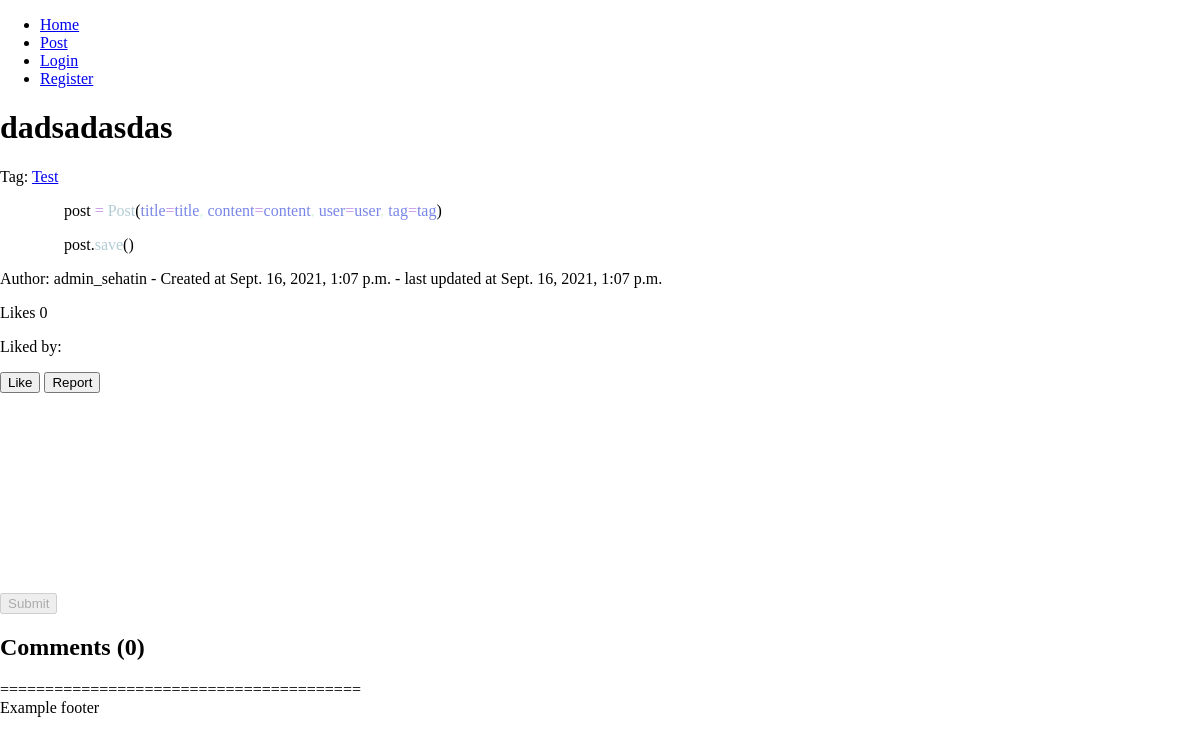
Page /post/9/dadsadasdas on the earlier database version.
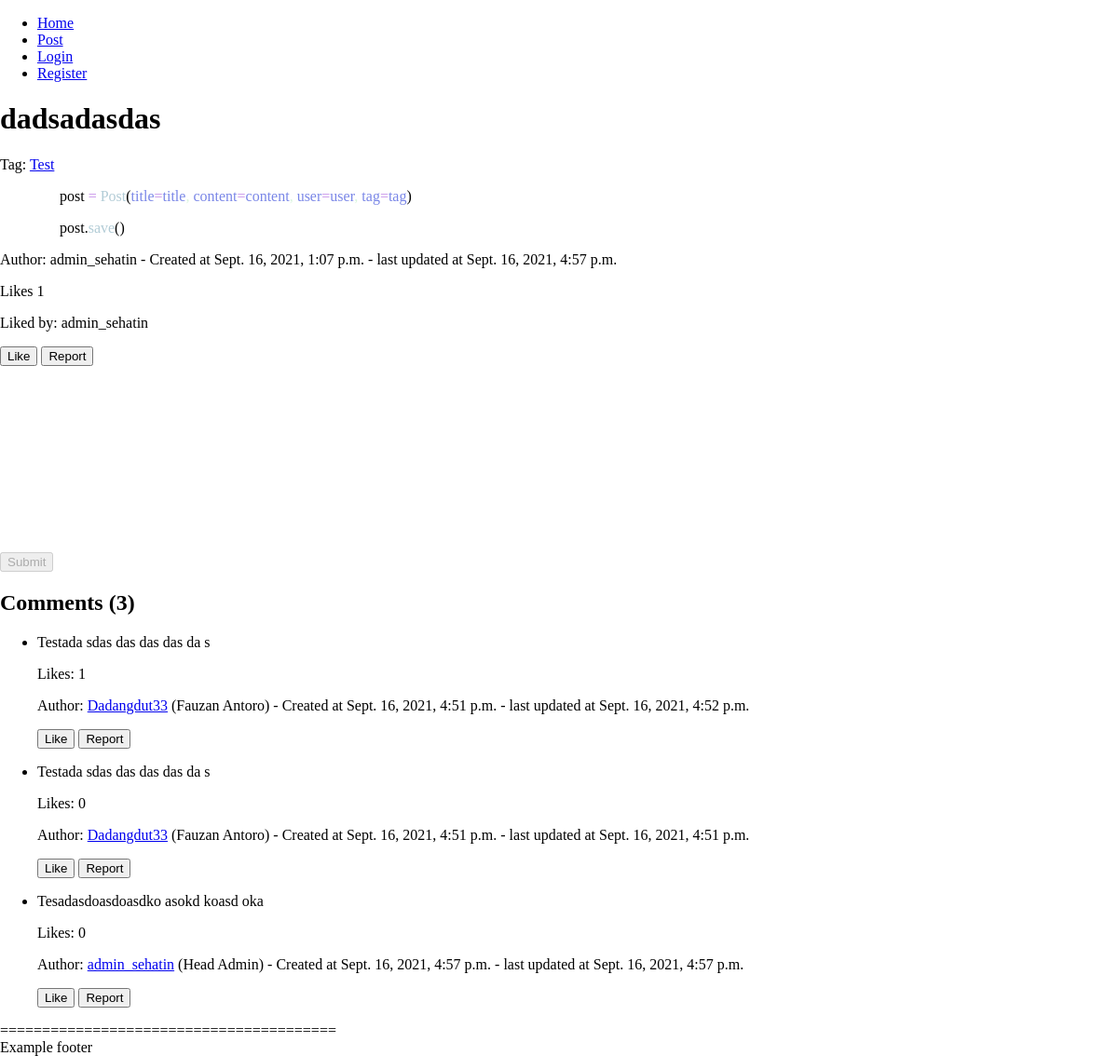
Same page on the later database version.
### sehat_in_webproject/models.py (models this page shows)
class Post(models.Model): # Post
    id = models.AutoField(primary_key=True)
    title = models.CharField(max_length=200)
    content = models.TextField()
    tag = models.ForeignKey(Tag, on_delete=models.CASCADE, null=True)
    created_at = models.DateTimeField(auto_now_add=True)
    updated_at = models.DateTimeField(auto_now=True)
    user = models.ForeignKey(User, on_delete=models.SET_NULL, null=True)
    likes = models.IntegerField(default=0)
    comments = models.IntegerField(default=0)
    post_Type = models.CharField(max_length=50, default='forum')

class Tag(models.Model): # Tag of a post, will be generated by admin only
    name = models.CharField(max_length=50)
    adminOnly = models.BooleanField(default=False)

class Like(models.Model): # Post/comment like
    user = models.ForeignKey(User, on_delete=models.SET_NULL, null=True)
    post = models.ForeignKey(Post, on_delete=models.CASCADE)
    comment = models.ForeignKey(Comment, on_delete=models.CASCADE, null=True)

class Comment(models.Model): # Comment of a post
    id = models.AutoField(primary_key=True)
    content = models.TextField()
    created_at = models.DateTimeField(auto_now_add=True)
    updated_at = models.DateTimeField(auto_now=True)
    post = models.ForeignKey(Post, on_delete=models.CASCADE)
    user = models.ForeignKey(User, on_delete=models.SET_NULL, null=True)
    likes = models.IntegerField(default=0)

### sehat_in_webproject/views.py (the view)
# urls.py: path('post/<str:id>/<str:title>', views.post_Url, name='post'), # Vanity url
def post_Url(request, id, title):
    if id is not None and title is not None:
        post = Post.objects.get(id=id)
        if title.replace('-', ' ') != post.title:
            return redirect('/post/' + str(post.id) + '/' + post.title.replace(' ', '-'))
        if post is not None:
            comments = Comment.objects.filter(post=post).order_by('created_at') # oldest to newest
            likes = Like.objects.filter(post=post)
            return render(request, 'post/postview.html', {'post': post, 'comments': comments, 'likes': likes})
        else:
            raise Http404
    else:
        raise Http404

### templates/post/postview.html (shortened to what this page needs)
<!DOCTYPE html>
{% load static %}
<html lang="en">
<head>
    <link rel="stylesheet" type="text/css" href="{% static 'css/style.css' %}">
    <link href="https://cdn.quilljs.com/1.3.6/quill.snow.css" rel="stylesheet">
</head>
<body>
    {% include 'templates/header.html' %}
    <div class="post">
        <h1>{{ post.title }}</a></h1>
        <p>Tag: <a href="/post/tag/{{ post.tag.name }}">{{ post.tag.name }}</a></p>
        {% autoescape off %}
        {{ post.content }}
        {% endautoescape %}
        <p> Author: {% if post.user == null %}deleted{% else %}{{ post.user }}{% endif %} - Created at {{ post.created_at }} - last updated at {{ post.updated_at }}</p>
        <p>Likes <span id="post-like-count">{{ likes|length }}</span></p>
        <p>Liked by:
            <span id="post-liker">
            {% for user in likes %}
            {{ user.user }}
            {% endfor %}
            </span>
        </p>
        <button class="button like" onclick="likePost('{{ user.is_authenticated }}', '{{ post.id }}', '{{ post.title }}', '{{ csrf_token }}')">Like</button>
        {% if post.user.id == user.id %}
            <button class="button edit" onclick="editPost('{{ user.is_authenticated }}', '{{ post.id }}', '{{ post.title }}')">Edit</button>
            <button class="button delete" onclick="deletePost('{{ user.is_authenticated }}', '{{ post.id }}', '{{ post.title }}', '{{ csrf_token }}', 'user')">Delete</button>
        {% else %}
            <button class="button report" onclick="reportPost('{{ user.is_authenticated }}', '{{ post.id }}', '{{ post.title }}', '{{ csrf_token }}')">Report</button>
        {% endif %}
    </div>
    <div class="comment-form">
        <div id="editor"></div>
        {% if user.is_authenticated %}
            <button type="submit" onclick="comment('{{ user.is_authenticated }}', '{{ post.id }}', '{{ post.title }}', '{{ csrf_token }}')">Submit</button>
        {% else %}
            <button type="submit" onclick="comment('{{ user.is_authenticated }}', '{{ post.id }}', '{{ post.title }}', '{{ csrf_token }}')" disabled>Submit</button>
        {% endif %}
    </div>
    <div class="comment-box">
        <h2>Comments (<span id="comment-counter">{{ comments|length }}</span>)</h2>
        <ul>
            {% for comment in comments %}
            <li class="comment" id="comments-{{ comment.id }}">
                <span id="fill-{{ comment.id }}">
                    <div style="max-width: 800px;" id="comment-{{comment.id}}">
                        {% autoescape off %}
                        {{ comment.content }}
                        {% endautoescape %}
                    </div>
                </span>
                <p>Likes: <span id="comment-like-count-{{ comment.id }}"> {{ comment.likes }}</p>
                {% if comment.user == null %}
                <p>Author: <a href="/profile/deleted">deleted</a> - Created at {{ comment.created_at }} - last updated at {{ comment.updated_at }}</p>
                {% else %}
                <p>Author: <a href="/profile/{{ comment.user.username }}">{{ comment.user.username }}</a> ({{ comment.user.first_name }} {{ comment.user.last_name }}) - Created at {{ comment.created_at }} - last updated at {{ comment.updated_at }}</p>
                {% endif %}
                <button onclick="likeComment('{{ user.is_authenticated }}', '{{ post.id }}', '{{ post.title }}', '{{ comment.id }}', '{{ csrf_token }}')">Like</button>
                {% if not comment.user.id == user.id %}
                <button onclick="reportComment('{{ user.is_authenticated }}', '{{ post.id }}', '{{ post.title }}', '{{ comment.id }}', '{{ csrf_token }}')">Report</button>
                {% endif %}
            </li>
            {% endfor %}
        </ul>
    </div>
    {% include 'templates/footer.html' %}
</body>
</html>

### templates/header.html (shortened to what this page needs)
<header class="header">
    <div>
        <ul>
            <li><a href="/">Home</a></li>
            <li><a class="li-header" href="/post">Post</a></li>
            {% if user.is_authenticated %}
            <li><a class="li-header" href="#">Profile</a></li>
            <li><a class="li-header button logout" href="/logout">Logout</a></li>
            {% else %}
            <li><a class="li-header button login-register" href="/auth/login">Login</a></li>
            <li><a class="li-header button login-register" href="/auth/register">Register</a></li>
            {% endif %}
        </ul>
    </div>
</header>

### templates/footer.html
<footer class="footer">
    <div>
        ========================================<br>
        Example footer
    </div>
</footer>

### static/css/style.css (style rules this page uses)
html, body { width: 100%; height: 100%; background-attachment: fixed; background-repeat: no-repeat; background-size: cover; overflow-x: hidden; margin: 0px; scroll-behavior: smooth; }
#editor { max-width: 800px; min-height: 200px; }

Differences in the rows shown:
changed Post "dadsadasdas": updated_at "Sept. 16, 2021, 1:07 p.m." → "Sept. 16, 2021, 4:57 p.m."
added Like: user "admin_sehatin"
added Comment: content "Testada sdas das das das da s", likes "1", user.username "Dadangdut33", user.first_name "Fauzan", user.last_name "Antoro", created_at "Sept. 16, 2021, 4:51 p.m.", updated_at "Sept. 16, 2021, 4:52 p.m."
added Comment: content "Testada sdas das das das da s", likes "0", user.username "Dadangdut33", user.first_name "Fauzan", user.last_name "Antoro", created_at "Sept. 16, 2021, 4:51 p.m.", updated_at "Sept. 16, 2021, 4:51 p.m."
added Comment: content "Tesadasdoasdoasdko asokd koasd oka", likes "0", user.username "admin_sehatin", user.first_name "Head", user.last_name "Admin", created_at "Sept. 16, 2021, 4:57 p.m.", updated_at "Sept. 16, 2021, 4:57 p.m."
Other differences:
{{ likes|length }}: "0" → "1"
{{ comments|length }}: "0" → "3"
